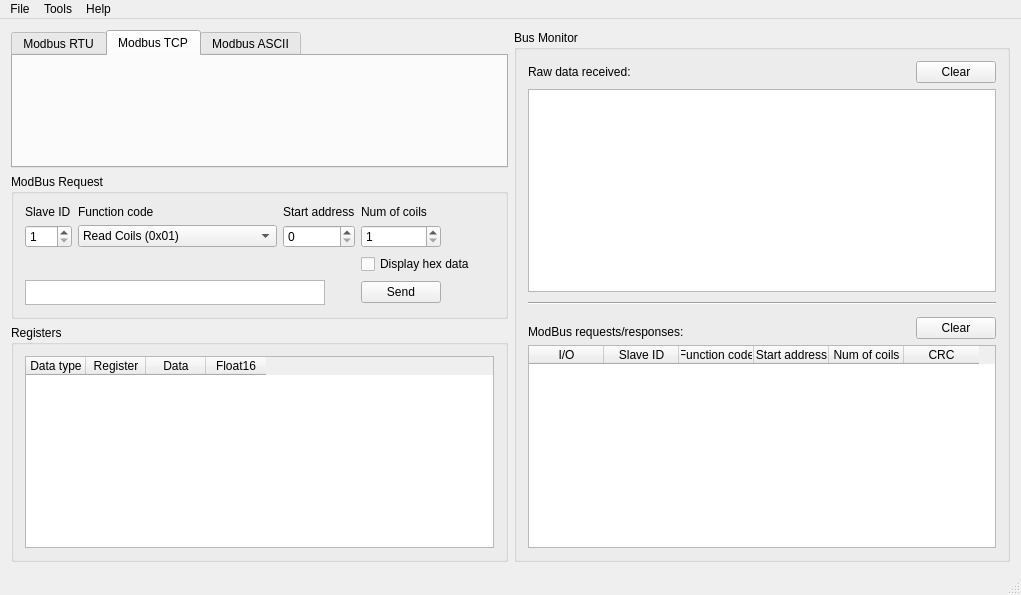
<?xml version="1.0" encoding="UTF-8"?>
<ui version="4.0">
 <class>MainWindowClass</class>
 <widget class="QMainWindow" name="MainWindowClass">
  <property name="geometry">
   <rect>
    <x>0</x>
    <y>0</y>
    <width>1021</width>
    <height>595</height>
   </rect>
  </property>
  <property name="windowTitle">
   <string>QModBus</string>
  </property>
  <property name="windowIcon">
   <iconset resource="../data/qmodbus.qrc">
    <normaloff>:/images/logo.png</normaloff>:/images/logo.png</iconset>
  </property>
  <widget class="QWidget" name="centralWidget">
   <layout class="QHBoxLayout" name="horizontalLayout_3">
    <item>
     <layout class="QVBoxLayout" name="verticalLayout">
      <item>
       <widget class="QTabWidget" name="tabWidget">
        <property name="currentIndex">
         <number>1</number>
        </property>
        <widget class="QWidget" name="tab">
         <attribute name="title">
          <string>Modbus RTU</string>
         </attribute>
         <layout class="QHBoxLayout" name="horizontalLayout">
          <item>
           <widget class="RtuSettingsWidget" name="rtuSettingsWidget" native="true"/>
          </item>
         </layout>
        </widget>
        <widget class="QWidget" name="tab_2">
         <attribute name="title">
          <string>Modbus TCP</string>
         </attribute>
         <layout class="QHBoxLayout" name="horizontalLayout_2">
          <item>
           <widget class="TcpIpSettingsWidget" name="tcpSettingsWidget" native="true"/>
          </item>
         </layout>
        </widget>
        <widget class="QWidget" name="tab_3">
         <attribute name="title">
          <string>Modbus ASCII</string>
         </attribute>
         <layout class="QHBoxLayout" name="horizontalLayout_2">
          <item>
           <widget class="AsciiSettingsWidget" name="asciiSettingsWidget" native="true"/>
          </item>
         </layout>
        </widget>
       </widget>
      </item>
      <item>
       <widget class="QGroupBox" name="groupBox_2">
        <property name="title">
         <string>ModBus Request</string>
        </property>
        <layout class="QGridLayout" name="gridLayout_2">
         <item row="0" column="0">
          <widget class="QLabel" name="label_6">
           <property name="text">
            <string>Slave ID</string>
           </property>
          </widget>
         </item>
         <item row="0" column="1">
          <widget class="QLabel" name="label_7">
           <property name="text">
            <string>Function code</string>
           </property>
          </widget>
         </item>
         <item row="0" column="2">
          <widget class="QLabel" name="label_8">
           <property name="text">
            <string>Start address</string>
           </property>
          </widget>
         </item>
         <item row="0" column="3">
          <widget class="QLabel" name="label_9">
           <property name="text">
            <string>Num of coils</string>
           </property>
          </widget>
         </item>
         <item row="1" column="0">
          <widget class="QSpinBox" name="slaveID">
           <property name="minimum">
            <number>1</number>
           </property>
           <property name="maximum">
            <number>254</number>
           </property>
          </widget>
         </item>
         <item row="1" column="1">
          <widget class="QComboBox" name="functionCode">
           <item>
            <property name="text">
             <string>Read Coils (0x01)</string>
            </property>
           </item>
           <item>
            <property name="text">
             <string>Read Discrete Inputs (0x02)</string>
            </property>
           </item>
           <item>
            <property name="text">
             <string>Read Holding Registers (0x03)</string>
            </property>
           </item>
           <item>
            <property name="text">
             <string>Read Input Registers (0x04)</string>
            </property>
           </item>
           <item>
            <property name="text">
             <string>Write Single Coil (0x05)</string>
            </property>
           </item>
           <item>
            <property name="text">
             <string>Write Single Register (0x06)</string>
            </property>
           </item>
           <item>
            <property name="text">
             <string>Write Multiple Coils (0x0f)</string>
            </property>
           </item>
           <item>
            <property name="text">
             <string>Write Multiple Registers (0x10)</string>
            </property>
           </item>
          </widget>
         </item>
         <item row="1" column="2">
          <widget class="QSpinBox" name="startAddr">
           <property name="maximum">
            <number>65535</number>
           </property>
          </widget>
         </item>
         <item row="1" column="3">
          <widget class="QSpinBox" name="numCoils">
           <property name="minimum">
            <number>1</number>
           </property>
           <property name="maximum">
            <number>65535</number>
           </property>
          </widget>
         </item>
         <item row="1" column="4">
          <spacer name="horizontalSpacer">
           <property name="orientation">
            <enum>Qt::Horizontal</enum>
           </property>
           <property name="sizeHint" stdset="0">
            <size>
             <width>40</width>
             <height>20</height>
            </size>
           </property>
          </spacer>
         </item>
         <item row="2" column="0">
          <spacer name="verticalSpacer">
           <property name="orientation">
            <enum>Qt::Vertical</enum>
           </property>
           <property name="sizeType">
            <enum>QSizePolicy::Fixed</enum>
           </property>
           <property name="sizeHint" stdset="0">
            <size>
             <width>20</width>
             <height>20</height>
            </size>
           </property>
          </spacer>
         </item>
         <item row="2" column="3" colspan="2">
          <widget class="QCheckBox" name="checkBoxHexData">
           <property name="text">
            <string>Display hex data</string>
           </property>
          </widget>
         </item>
         <item row="3" column="0" colspan="3">
          <widget class="QTextEdit" name="requestPreview">
           <property name="sizePolicy">
            <sizepolicy hsizetype="Fixed" vsizetype="Fixed">
             <horstretch>0</horstretch>
             <verstretch>0</verstretch>
            </sizepolicy>
           </property>
           <property name="maximumSize">
            <size>
             <width>300</width>
             <height>25</height>
            </size>
           </property>
           <property name="font">
            <font>
             <family>Courier</family>
            </font>
           </property>
           <property name="verticalScrollBarPolicy">
            <enum>Qt::ScrollBarAlwaysOff</enum>
           </property>
           <property name="horizontalScrollBarPolicy">
            <enum>Qt::ScrollBarAlwaysOff</enum>
           </property>
           <property name="undoRedoEnabled">
            <bool>false</bool>
           </property>
           <property name="textInteractionFlags">
            <set>Qt::TextSelectableByKeyboard|Qt::TextSelectableByMouse</set>
           </property>
          </widget>
         </item>
         <item row="3" column="3">
          <widget class="QPushButton" name="sendBtn">
           <property name="text">
            <string>Send</string>
           </property>
          </widget>
         </item>
        </layout>
       </widget>
      </item>
      <item>
       <widget class="QGroupBox" name="groupBox_4">
        <property name="title">
         <string>Registers</string>
        </property>
        <layout class="QVBoxLayout" name="verticalLayout_2">
         <item>
          <widget class="QTableWidget" name="regTable">
           <attribute name="horizontalHeaderDefaultSectionSize">
            <number>60</number>
           </attribute>
           <attribute name="verticalHeaderVisible">
            <bool>false</bool>
           </attribute>
           <attribute name="verticalHeaderDefaultSectionSize">
            <number>18</number>
           </attribute>
           <column>
            <property name="text">
             <string>Data type</string>
            </property>
           </column>
           <column>
            <property name="text">
             <string>Register</string>
            </property>
           </column>
           <column>
            <property name="text">
             <string>Data</string>
            </property>
           </column>
           <column>
            <property name="text">
             <string>Float16</string>
            </property>
           </column>
          </widget>
         </item>
        </layout>
       </widget>
      </item>
     </layout>
    </item>
    <item>
     <widget class="QGroupBox" name="groupBox_3">
      <property name="title">
       <string>Bus Monitor</string>
      </property>
      <layout class="QGridLayout" name="gridLayout_4">
       <item row="0" column="0">
        <widget class="QLabel" name="label_10">
         <property name="text">
          <string>Raw data received:</string>
         </property>
        </widget>
       </item>
       <item row="0" column="1" colspan="2">
        <spacer name="horizontalSpacer_2">
         <property name="orientation">
          <enum>Qt::Horizontal</enum>
         </property>
         <property name="sizeHint" stdset="0">
          <size>
           <width>201</width>
           <height>20</height>
          </size>
         </property>
        </spacer>
       </item>
       <item row="0" column="3">
        <widget class="QPushButton" name="clearBusRawData">
         <property name="text">
          <string>Clear</string>
         </property>
        </widget>
       </item>
       <item row="1" column="0" colspan="4">
        <widget class="QPlainTextEdit" name="rawData">
         <property name="font">
          <font>
           <family>Fixedsys</family>
           <pointsize>10</pointsize>
          </font>
         </property>
         <property name="undoRedoEnabled">
          <bool>false</bool>
         </property>
         <property name="readOnly">
          <bool>true</bool>
         </property>
        </widget>
       </item>
       <item row="2" column="0">
        <spacer name="verticalSpacer_2">
         <property name="orientation">
          <enum>Qt::Vertical</enum>
         </property>
         <property name="sizeType">
          <enum>QSizePolicy::Fixed</enum>
         </property>
         <property name="sizeHint" stdset="0">
          <size>
           <width>20</width>
           <height>4</height>
          </size>
         </property>
        </spacer>
       </item>
       <item row="3" column="0" colspan="4">
        <widget class="Line" name="line">
         <property name="orientation">
          <enum>Qt::Horizontal</enum>
         </property>
        </widget>
       </item>
       <item row="4" column="0" rowspan="2">
        <spacer name="verticalSpacer_3">
         <property name="orientation">
          <enum>Qt::Vertical</enum>
         </property>
         <property name="sizeType">
          <enum>QSizePolicy::Fixed</enum>
         </property>
         <property name="sizeHint" stdset="0">
          <size>
           <width>20</width>
           <height>4</height>
          </size>
         </property>
        </spacer>
       </item>
       <item row="6" column="0" colspan="2">
        <widget class="QLabel" name="label_11">
         <property name="text">
          <string>ModBus requests/responses:</string>
         </property>
        </widget>
       </item>
       <item row="5" column="2" rowspan="2">
        <spacer name="horizontalSpacer_3">
         <property name="orientation">
          <enum>Qt::Horizontal</enum>
         </property>
         <property name="sizeHint" stdset="0">
          <size>
           <width>156</width>
           <height>20</height>
          </size>
         </property>
        </spacer>
       </item>
       <item row="5" column="3" rowspan="2">
        <widget class="QPushButton" name="clearBusMonTable">
         <property name="text">
          <string>Clear</string>
         </property>
        </widget>
       </item>
       <item row="7" column="0" colspan="4">
        <widget class="QTableWidget" name="busMonTable">
         <property name="editTriggers">
          <set>QAbstractItemView::NoEditTriggers</set>
         </property>
         <attribute name="horizontalHeaderCascadingSectionResizes">
          <bool>true</bool>
         </attribute>
         <attribute name="horizontalHeaderDefaultSectionSize">
          <number>75</number>
         </attribute>
         <attribute name="verticalHeaderDefaultSectionSize">
          <number>18</number>
         </attribute>
         <column>
          <property name="text">
           <string>I/O</string>
          </property>
         </column>
         <column>
          <property name="text">
           <string>Slave ID</string>
          </property>
         </column>
         <column>
          <property name="text">
           <string>Function code</string>
          </property>
         </column>
         <column>
          <property name="text">
           <string>Start address</string>
          </property>
         </column>
         <column>
          <property name="text">
           <string>Num of coils</string>
          </property>
         </column>
         <column>
          <property name="text">
           <string>CRC</string>
          </property>
         </column>
        </widget>
       </item>
      </layout>
     </widget>
    </item>
   </layout>
  </widget>
  <widget class="QStatusBar" name="statusBar"/>
  <widget class="QMenuBar" name="menuBar">
   <property name="geometry">
    <rect>
     <x>0</x>
     <y>0</y>
     <width>1021</width>
     <height>25</height>
    </rect>
   </property>
   <widget class="QMenu" name="menuFile">
    <property name="title">
     <string>File</string>
    </property>
    <addaction name="actionQuit"/>
   </widget>
   <widget class="QMenu" name="menuHelp">
    <property name="title">
     <string>Help</string>
    </property>
    <addaction name="actionAbout_QModBus"/>
   </widget>
   <widget class="QMenu" name="menuTools">
    <property name="title">
     <string>Tools</string>
    </property>
    <addaction name="actionBatchProcessing"/>
   </widget>
   <addaction name="menuFile"/>
   <addaction name="menuTools"/>
   <addaction name="menuHelp"/>
  </widget>
  <action name="actionQuit">
   <property name="text">
    <string>Quit</string>
   </property>
  </action>
  <action name="actionAbout_QModBus">
   <property name="text">
    <string>About QModBus</string>
   </property>
  </action>
  <action name="actionBatchProcessing">
   <property name="text">
    <string>Batch processing</string>
   </property>
  </action>
 </widget>
 <layoutdefault spacing="6" margin="11"/>
 <customwidgets>
  <customwidget>
   <class>RtuSettingsWidget</class>
   <extends>QWidget</extends>
   <header>rtusettingswidget.h</header>
   <container>1</container>
  </customwidget>
  <customwidget>
   <class>TcpIpSettingsWidget</class>
   <extends>QWidget</extends>
   <header>tcpipsettingswidget.h</header>
   <container>1</container>
  </customwidget>
  <customwidget>
   <class>AsciiSettingsWidget</class>
   <extends>QWidget</extends>
   <header>asciisettingswidget.h</header>
   <container>1</container>
  </customwidget>
 </customwidgets>
 <resources>
  <include location="../data/qmodbus.qrc"/>
 </resources>
 <connections>
  <connection>
   <sender>actionQuit</sender>
   <signal>triggered()</signal>
   <receiver>MainWindowClass</receiver>
   <slot>close()</slot>
   <hints>
    <hint type="sourcelabel">
     <x>-1</x>
     <y>-1</y>
    </hint>
    <hint type="destinationlabel">
     <x>214</x>
     <y>236</y>
    </hint>
   </hints>
  </connection>
  <connection>
   <sender>clearBusRawData</sender>
   <signal>clicked()</signal>
   <receiver>rawData</receiver>
   <slot>clear()</slot>
   <hints>
    <hint type="sourcelabel">
     <x>833</x>
     <y>65</y>
    </hint>
    <hint type="destinationlabel">
     <x>669</x>
     <y>186</y>
    </hint>
   </hints>
  </connection>
  <connection>
   <sender>actionBatchProcessing</sender>
   <signal>triggered()</signal>
   <receiver>MainWindowClass</receiver>
   <slot>openBatchProcessor()</slot>
   <hints>
    <hint type="sourcelabel">
     <x>-1</x>
     <y>-1</y>
    </hint>
    <hint type="destinationlabel">
     <x>444</x>
     <y>297</y>
    </hint>
   </hints>
  </connection>
 </connections>
 <slots>
  <slot>openBatchProcessor()</slot>
 </slots>
</ui>
